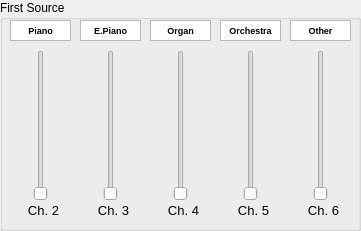
   <widget class="QGroupBox" name="groupBox">
    <property name="geometry">
     <rect>
      <x>10</x>
      <y>350</y>
      <width>361</width>
      <height>231</height>
     </rect>
    </property>
    <property name="title">
     <string>First Source</string>
    </property>
    <widget class="QSlider" name="Slider_1_1">
     <property name="geometry">
      <rect>
       <x>30</x>
       <y>50</y>
       <width>22</width>
       <height>151</height>
      </rect>
     </property>
     <property name="maximum">
      <number>127</number>
     </property>
     <property name="orientation">
      <enum>Qt::Vertical</enum>
     </property>
    </widget>
    <widget class="QSlider" name="Slider_1_2">
     <property name="geometry">
      <rect>
       <x>100</x>
       <y>50</y>
       <width>22</width>
       <height>151</height>
      </rect>
     </property>
     <property name="maximum">
      <number>127</number>
     </property>
     <property name="orientation">
      <enum>Qt::Vertical</enum>
     </property>
    </widget>
    <widget class="QSlider" name="Slider_1_3">
     <property name="geometry">
      <rect>
       <x>170</x>
       <y>50</y>
       <width>22</width>
       <height>151</height>
      </rect>
     </property>
     <property name="maximum">
      <number>127</number>
     </property>
     <property name="orientation">
      <enum>Qt::Vertical</enum>
     </property>
    </widget>
    <widget class="QSlider" name="Slider_1_4">
     <property name="geometry">
      <rect>
       <x>240</x>
       <y>50</y>
       <width>22</width>
       <height>151</height>
      </rect>
     </property>
     <property name="maximum">
      <number>127</number>
     </property>
     <property name="orientation">
      <enum>Qt::Vertical</enum>
     </property>
    </widget>
    <widget class="QSlider" name="Slider_1_5">
     <property name="geometry">
      <rect>
       <x>310</x>
       <y>50</y>
       <width>22</width>
       <height>151</height>
      </rect>
     </property>
     <property name="maximum">
      <number>127</number>
     </property>
     <property name="orientation">
      <enum>Qt::Vertical</enum>
     </property>
    </widget>
    <widget class="QLabel" name="label_14">
     <property name="geometry">
      <rect>
       <x>20</x>
       <y>200</y>
       <width>47</width>
       <height>21</height>
      </rect>
     </property>
     <property name="font">
      <font>
       <pointsize>10</pointsize>
      </font>
     </property>
     <property name="text">
      <string>Ch. 2</string>
     </property>
     <property name="alignment">
      <set>Qt::AlignCenter</set>
     </property>
    </widget>
    <widget class="QLabel" name="label_15">
     <property name="geometry">
      <rect>
       <x>90</x>
       <y>200</y>
       <width>47</width>
       <height>21</height>
      </rect>
     </property>
     <property name="font">
      <font>
       <pointsize>10</pointsize>
      </font>
     </property>
     <property name="text">
      <string>Ch. 3</string>
     </property>
     <property name="alignment">
      <set>Qt::AlignCenter</set>
     </property>
    </widget>
    <widget class="QLabel" name="label_16">
     <property name="geometry">
      <rect>
       <x>160</x>
       <y>200</y>
       <width>47</width>
       <height>21</height>
      </rect>
     </property>
     <property name="font">
      <font>
       <pointsize>10</pointsize>
      </font>
     </property>
     <property name="text">
      <string>Ch. 4</string>
     </property>
     <property name="alignment">
      <set>Qt::AlignCenter</set>
     </property>
    </widget>
    <widget class="QLabel" name="label_17">
     <property name="geometry">
      <rect>
       <x>230</x>
       <y>200</y>
       <width>47</width>
       <height>21</height>
      </rect>
     </property>
     <property name="font">
      <font>
       <pointsize>10</pointsize>
      </font>
     </property>
     <property name="text">
      <string>Ch. 5</string>
     </property>
     <property name="alignment">
      <set>Qt::AlignCenter</set>
     </property>
    </widget>
    <widget class="QLabel" name="label_18">
     <property name="geometry">
      <rect>
       <x>300</x>
       <y>200</y>
       <width>47</width>
       <height>21</height>
      </rect>
     </property>
     <property name="font">
      <font>
       <pointsize>10</pointsize>
      </font>
     </property>
     <property name="text">
      <string>Ch. 6</string>
     </property>
     <property name="alignment">
      <set>Qt::AlignCenter</set>
     </property>
    </widget>
    <widget class="QTextEdit" name="textEdit">
     <property name="geometry">
      <rect>
       <x>10</x>
       <y>20</y>
       <width>61</width>
       <height>21</height>
      </rect>
     </property>
     <property name="font">
      <font>
       <pointsize>7</pointsize>
       <weight>75</weight>
       <bold>true</bold>
      </font>
     </property>
     <property name="html">
      <string>&lt;!DOCTYPE HTML PUBLIC &quot;-//W3C//DTD HTML 4.0//EN&quot; &quot;http://www.w3.org/TR/REC-html40/strict.dtd&quot;&gt;
&lt;html&gt;&lt;head&gt;&lt;meta name=&quot;qrichtext&quot; content=&quot;1&quot; /&gt;&lt;style type=&quot;text/css&quot;&gt;
p, li { white-space: pre-wrap; }
&lt;/style&gt;&lt;/head&gt;&lt;body style=&quot; font-family:'MS Shell Dlg 2'; font-size:7pt; font-weight:600; font-style:normal;&quot;&gt;
&lt;p align=&quot;center&quot; style=&quot; margin-top:0px; margin-bottom:0px; margin-left:0px; margin-right:0px; -qt-block-indent:0; text-indent:0px;&quot;&gt;Piano&lt;/p&gt;&lt;/body&gt;&lt;/html&gt;</string>
     </property>
    </widget>
    <widget class="QTextEdit" name="textEdit_2">
     <property name="geometry">
      <rect>
       <x>80</x>
       <y>20</y>
       <width>61</width>
       <height>21</height>
      </rect>
     </property>
     <property name="font">
      <font>
       <pointsize>7</pointsize>
       <weight>75</weight>
       <bold>true</bold>
      </font>
     </property>
     <property name="html">
      <string>&lt;!DOCTYPE HTML PUBLIC &quot;-//W3C//DTD HTML 4.0//EN&quot; &quot;http://www.w3.org/TR/REC-html40/strict.dtd&quot;&gt;
&lt;html&gt;&lt;head&gt;&lt;meta name=&quot;qrichtext&quot; content=&quot;1&quot; /&gt;&lt;style type=&quot;text/css&quot;&gt;
p, li { white-space: pre-wrap; }
&lt;/style&gt;&lt;/head&gt;&lt;body style=&quot; font-family:'MS Shell Dlg 2'; font-size:7pt; font-weight:600; font-style:normal;&quot;&gt;
&lt;p align=&quot;center&quot; style=&quot; margin-top:0px; margin-bottom:0px; margin-left:0px; margin-right:0px; -qt-block-indent:0; text-indent:0px;&quot;&gt;E.Piano&lt;/p&gt;&lt;/body&gt;&lt;/html&gt;</string>
     </property>
    </widget>
    <widget class="QTextEdit" name="textEdit_3">
     <property name="geometry">
      <rect>
       <x>150</x>
       <y>20</y>
       <width>61</width>
       <height>21</height>
      </rect>
     </property>
     <property name="font">
      <font>
       <pointsize>7</pointsize>
       <weight>75</weight>
       <bold>true</bold>
      </font>
     </property>
     <property name="html">
      <string>&lt;!DOCTYPE HTML PUBLIC &quot;-//W3C//DTD HTML 4.0//EN&quot; &quot;http://www.w3.org/TR/REC-html40/strict.dtd&quot;&gt;
&lt;html&gt;&lt;head&gt;&lt;meta name=&quot;qrichtext&quot; content=&quot;1&quot; /&gt;&lt;style type=&quot;text/css&quot;&gt;
p, li { white-space: pre-wrap; }
&lt;/style&gt;&lt;/head&gt;&lt;body style=&quot; font-family:'MS Shell Dlg 2'; font-size:7pt; font-weight:600; font-style:normal;&quot;&gt;
&lt;p align=&quot;center&quot; style=&quot; margin-top:0px; margin-bottom:0px; margin-left:0px; margin-right:0px; -qt-block-indent:0; text-indent:0px;&quot;&gt;Organ&lt;/p&gt;&lt;/body&gt;&lt;/html&gt;</string>
     </property>
    </widget>
    <widget class="QTextEdit" name="textEdit_4">
     <property name="geometry">
      <rect>
       <x>220</x>
       <y>20</y>
       <width>61</width>
       <height>21</height>
      </rect>
     </property>
     <property name="font">
      <font>
       <pointsize>7</pointsize>
       <weight>75</weight>
       <bold>true</bold>
      </font>
     </property>
     <property name="html">
      <string>&lt;!DOCTYPE HTML PUBLIC &quot;-//W3C//DTD HTML 4.0//EN&quot; &quot;http://www.w3.org/TR/REC-html40/strict.dtd&quot;&gt;
&lt;html&gt;&lt;head&gt;&lt;meta name=&quot;qrichtext&quot; content=&quot;1&quot; /&gt;&lt;style type=&quot;text/css&quot;&gt;
p, li { white-space: pre-wrap; }
&lt;/style&gt;&lt;/head&gt;&lt;body style=&quot; font-family:'MS Shell Dlg 2'; font-size:7pt; font-weight:600; font-style:normal;&quot;&gt;
&lt;p align=&quot;center&quot; style=&quot; margin-top:0px; margin-bottom:0px; margin-left:0px; margin-right:0px; -qt-block-indent:0; text-indent:0px;&quot;&gt;Orchestra&lt;/p&gt;&lt;/body&gt;&lt;/html&gt;</string>
     </property>
    </widget>
    <widget class="QTextEdit" name="textEdit_5">
     <property name="geometry">
      <rect>
       <x>290</x>
       <y>20</y>
       <width>61</width>
       <height>21</height>
      </rect>
     </property>
     <property name="font">
      <font>
       <pointsize>7</pointsize>
       <weight>75</weight>
       <bold>true</bold>
      </font>
     </property>
     <property name="html">
      <string>&lt;!DOCTYPE HTML PUBLIC &quot;-//W3C//DTD HTML 4.0//EN&quot; &quot;http://www.w3.org/TR/REC-html40/strict.dtd&quot;&gt;
&lt;html&gt;&lt;head&gt;&lt;meta name=&quot;qrichtext&quot; content=&quot;1&quot; /&gt;&lt;style type=&quot;text/css&quot;&gt;
p, li { white-space: pre-wrap; }
&lt;/style&gt;&lt;/head&gt;&lt;body style=&quot; font-family:'MS Shell Dlg 2'; font-size:7pt; font-weight:600; font-style:normal;&quot;&gt;
&lt;p align=&quot;center&quot; style=&quot; margin-top:0px; margin-bottom:0px; margin-left:0px; margin-right:0px; -qt-block-indent:0; text-indent:0px;&quot;&gt;Other&lt;/p&gt;&lt;/body&gt;&lt;/html&gt;</string>
     </property>
    </widget>
   </widget>
